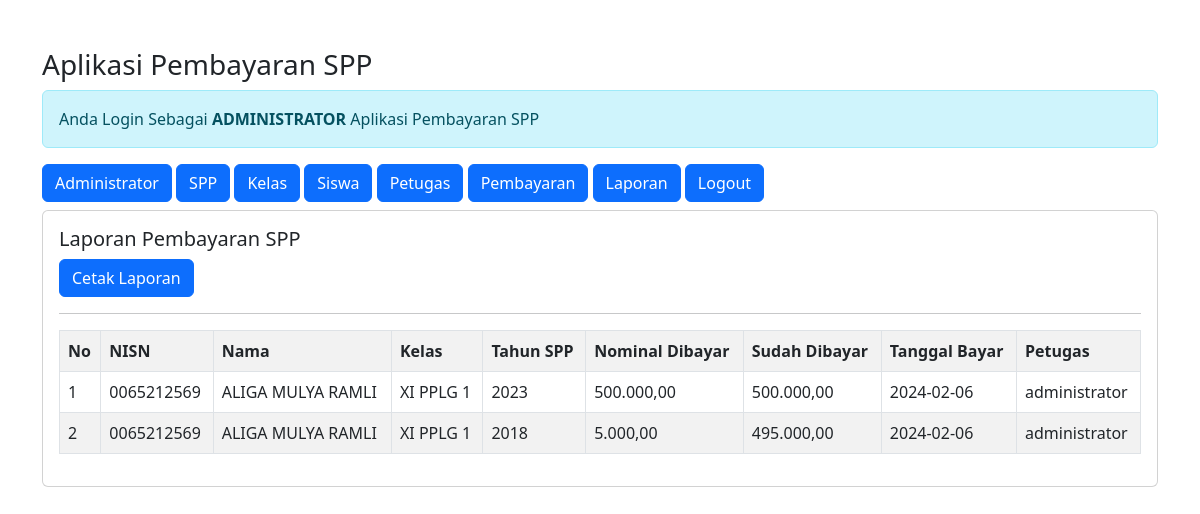
The page /admin/admin.php?url=laporan (signed in) on the database as committed earlier.
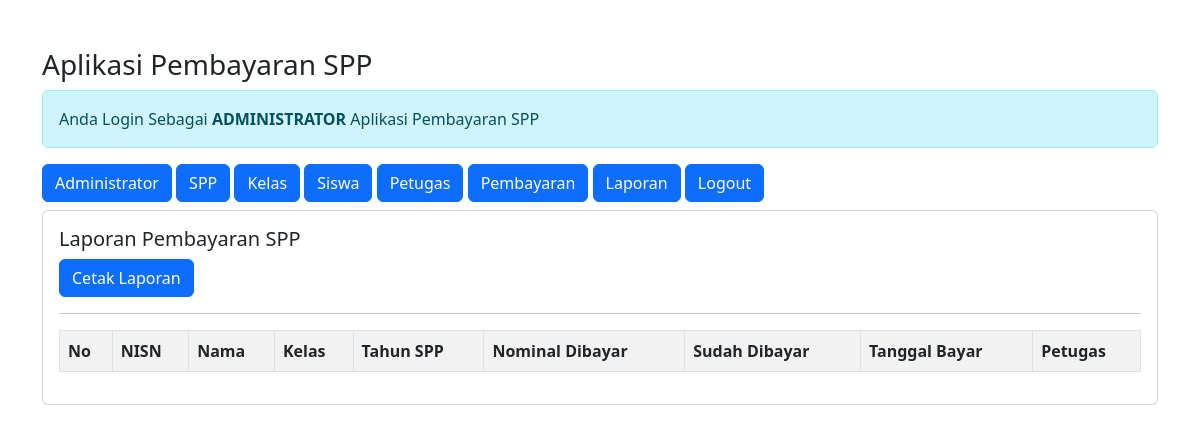
The same page on the database as committed later.
### tables this page shows
CREATE TABLE `pembayaran` (
  `id_pembayaran` int(11) NOT NULL,
  `id_petugas` int(11) NOT NULL,
  `nisn` varchar(50) NOT NULL,
  `tgl_bayar` date NOT NULL,
  `bulan_dibayar` varchar(8) NOT NULL,
  `tahun_dibayar` varchar(4) NOT NULL,
  `id_spp` int(11) NOT NULL,
  `jumlah_bayar` int(11) NOT NULL
);

CREATE TABLE `siswa` (
  `nisn` char(10) NOT NULL,
  `nis` char(8) DEFAULT NULL,
  `nama` varchar(35) DEFAULT NULL,
  `id_kelas` int(11) DEFAULT NULL,
  `alamat` text DEFAULT NULL,
  `no_telp` varchar(13) DEFAULT NULL,
  `id_spp` int(11) DEFAULT NULL
);

CREATE TABLE `kelas` (
  `id_kelas` int(11) NOT NULL,
  `nama_kelas` varchar(10) NOT NULL,
  `kompetensi_keahlian` varchar(50) NOT NULL
);

CREATE TABLE `spp` (
  `id_spp` int(11) NOT NULL,
  `tahun` int(11) NOT NULL,
  `nominal` int(11) NOT NULL
);

CREATE TABLE `petugas` (
  `id_petugas` int(11) NOT NULL,
  `username` varchar(25) NOT NULL,
  `password` varchar(32) NOT NULL,
  `nama_petugas` varchar(36) NOT NULL,
  `level` enum('admin','petugas') NOT NULL
);

### admin/laporan.php (the view)
<h5>Laporan Pembayaran SPP</h5>
<a href="cetak-laporan.php" class="btn btn-primary"> Cetak Laporan </a>
<hr>
<table class="table table-striped table-bordered">
    <tr class="fw-bold">
        <td>No</td>
        <td>NISN</td>
        <td>Nama</td>
        <td>Kelas</td>
        <td>Tahun SPP</td>
        <td>Nominal Dibayar</td>
        <td>Sudah Dibayar</td>
        <td>Tanggal Bayar</td>
        <td>Petugas</td>
    </tr>
    <?php
    include '../koneksi.php';
    $no = 1;
    $sql = "SELECT*FROM pembayaran,siswa,kelas,spp,petugas WHERE pembayaran.nisn=siswa.nisn AND
    siswa.id_kelas=kelas.id_kelas AND pembayaran.id_spp=spp.id_spp AND
    pembayaran.id_petugas=petugas.id_petugas ORDER BY tgl_bayar DESC ";
    $query = mysqli_query($koneksi, $sql);
    foreach($query as $data) {
        ?>
    <tr>
        <td><?= $no++; ?></td>
        <td><?= $data['nisn'] ?></td>
        <td><?= $data['nama'] ?></td>
        <td><?= $data['nama_kelas'] ?></td>
        <td><?= $data['tahun'] ?></td>
        <td><?= number_format($data['nominal'],2,',','.'); ?></td>
        <td><?= number_format($data['jumlah_bayar'],2,',','.'); ?></td>
        <td><?= $data['tgl_bayar'] ?></td>
        <td><?= $data['nama_petugas'] ?></td>
    </tr>
    <?php }?>
</table>

### admin/admin.php (shortened to what this page needs)
<!DOCTYPE html>
<html>
<head>
    <link href="../css/bootstrap.min.css" rel="stylesheet">
</head>
<body>
    <div class="container mt-5">
        <h3>Aplikasi Pembayaran SPP</h3>
        <div class="alert alert-info">
            Anda Login Sebagai <b>ADMINISTRATOR</b> Aplikasi Pembayaran SPP
        </div>
        <a href="admin.php" class="btn btn-primary"> Administrator </a>
        <a href="admin.php?url=spp" class="btn btn-primary"> SPP </a>
        <a href="admin.php?url=kelas" class="btn btn-primary"> Kelas </a>
        <a href="admin.php?url=siswa" class="btn btn-primary"> Siswa </a>
        <a href="admin.php?url=petugas" class="btn btn-primary"> Petugas </a>
        <a href="admin.php?url=pembayaran" class="btn btn-primary"> Pembayaran </a>
        <a href="admin.php?url=laporan" class="btn btn-primary"> Laporan </a>
        <a onclick="return confirm('Apakah Anda Yakin Ingin Logout')"  href="admin.php?url=logout" class="btn btn-primary"> Logout </a>
            <div class="card mt-2">
                <div class="card-body">
                    <?php
                    $file = @$_GET['url'];
                    if (empty($file)) {
                        echo "<h4>Selamat Datang di Halaman Administrator</h4>";
                        echo "Aplikasi pembayaran SPP digunakan untuk mempermudah dalam mencatat pembayaran siswa/siswi disekolah";
                    } else {
                        include $file . '.php';
                    }
                    ?>
                </div>
            </div>
    </div>
</body>
</html>

Rows that differ between the two databases and show on the page:
removed pembayaran: siswa.nisn "0065212569", siswa.nama "ALIGA MULYA RAMLI", kelas.nama_kelas "XI PPLG 1", id_spp.tahun "2023", id_spp.nominal "500.000,00", jumlah_bayar "500.000,00", tgl_bayar "2024-02-06", id_petugas.nama_petugas "administrator"
removed pembayaran: siswa.nisn "0065212569", siswa.nama "ALIGA MULYA RAMLI", kelas.nama_kelas "XI PPLG 1", id_spp.tahun "2018", id_spp.nominal "5.000,00", jumlah_bayar "495.000,00", tgl_bayar "2024-02-06", id_petugas.nama_petugas "administrator"
